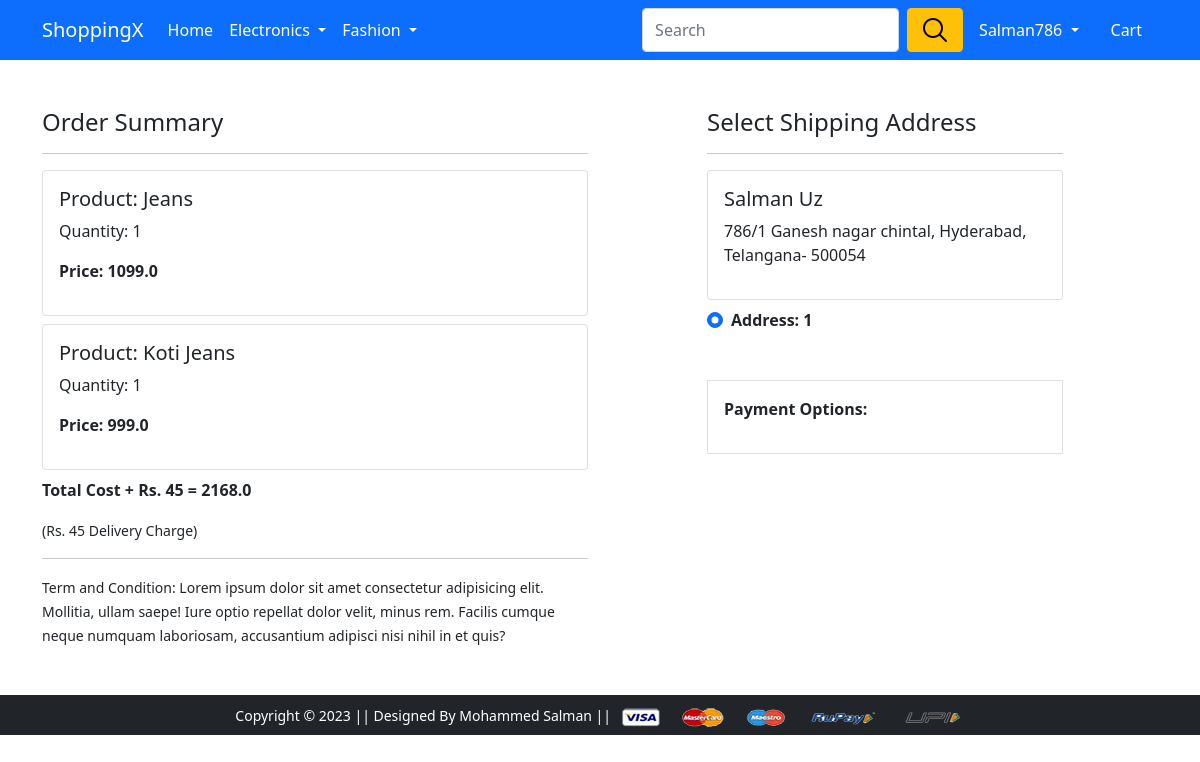
The page /checkout/ (signed in) on the database its author committed.
### app/models.py (models this page shows, shortened)
class Cart(models.Model):
 user = models.ForeignKey(User, on_delete=models.CASCADE)
 product = models.ForeignKey(Product, on_delete=models.CASCADE)
 quantity = models.PositiveIntegerField(default=1)
 @property
 def total_cost(self):
   return self.quantity * self.product.discounted_price

class Product(models.Model):
 title = models.CharField(max_length=100)
 selling_price = models.FloatField()
 discounted_price = models.FloatField()
 description = models.TextField()
 brand = models.CharField(max_length=100)
 category = models.CharField( choices=CATEGORY_CHOICES, max_length=2)
 product_image = models.ImageField(upload_to='productimg')

class Customer(models.Model):
 user = models.ForeignKey(User, on_delete=models.CASCADE)
 name = models.CharField(max_length=200)
 locality = models.CharField(max_length=200)
 city = models.CharField(max_length=50)
 zipcode = models.IntegerField()
 state = models.CharField(choices=STATE_CHOICES, max_length=50)

### app/views.py (the view)
# urls.py: path('checkout/', views.checkout, name='checkout'),
@login_required
def checkout(request):
	user = request.user
	add = Customer.objects.filter(user=user)
	cart_items = Cart.objects.filter(user=request.user)
	amount = 0.0
	shipping_amount = 70.0
	totalamount=0.0
	cart_product = [p for p in Cart.objects.all() if p.user == request.user]
	if cart_product:
		for p in cart_product:
			tempamount = (p.quantity * p.product.discounted_price)
			amount += tempamount
		totalamount = amount+shipping_amount
	return render(request, 'app/checkout.html', {'add':add, 'cart_items':cart_items, 'totalcost':totalamount})

### app/templates/app/checkout.html (shortened to what this page needs)
{% extends 'app/base.html' %}
{% load static %}
{% block main-content %}
<div class="container">
 <div class="row mt-5">
  <div class="col-sm-6">
    <h4>Order Summary</h4>
    <hr>
    {% for item in cart_items %}
      <div class="card mb-2">
        <div class="card-body">
          <h5>Product: {{item.product.title}}</h5>
          <p>Quantity: {{item.quantity}}</p>
          <p class="fw-bold">Price: {{item.total_cost}}</p>
        </div>
      </div>
    {% endfor %}
    <p class="fw-bold">Total Cost + Rs. 45  = {{totalcost}}</p>
    <small>(Rs. 45 Delivery Charge)</small> <hr>
    <small>Term and Condition: Lorem ipsum dolor sit amet consectetur adipisicing elit. Mollitia, ullam saepe! Iure optio repellat dolor velit, minus rem. Facilis cumque neque numquam laboriosam, accusantium adipisci nisi nihil in et quis?</small>
  </div>
  <div class="col-sm-4 offset-sm-1">
    <h4>Select Shipping Address</h4>
    <hr>
    <form action="/paymentdone" id="myform">
    {% for ad in add %}
      <div class="card">
        <div class="card-body">
        <h5>{{ad.name}}</h5>
        <p>{{ad.locality}}, {{ad.city}}, {{ad.state}}- {{ad.zipcode}}</p>
        </div>
      </div>
        <div class="form-check mt-2 mb-5">
          <input class="form-check-input" type="radio" name="custid" id="custadd{{forloop.counter}}" value="{{ad.id}}" checked>
          <label class="form-check-label fw-bold" for="custadd{{forloop.counter}}">
            Address: {{ forloop.counter }} </label>
        </div>
      {% endfor %}
        <div class="border p-3">
          <p class="fw-bold">Payment Options:</p>
        </div>
      </form>
    </div>
  </div>
</div>
{% endblock main-content %}

### app/templates/app/base.html (shortened to what this page needs)
<!doctype html>
{% load static %}
<html lang="en">
  <head>
    <link href="https://cdn.jsdelivr.net/npm/bootstrap@5.0.0-beta1/dist/css/bootstrap.min.css" rel="stylesheet">
    <link rel="stylesheet" href="{% static 'app/css/owl.carousel.min.css' %}">
    <link rel="stylesheet" href="{% static 'app/css/all.min.css' %}">
    <link rel="stylesheet" href="{% static 'app/css/style.css' %}">
  </head>
  <body >
    <nav class="navbar navbar-expand-lg navbar-dark bg-primary">
     <div class="container">
       <a class="navbar-brand" href="/">ShoppingX</a>
       <div class="collapse navbar-collapse" id="navbarSupportedContent">
         <ul class="navbar-nav me-auto mb-2 mb-lg-0">
           <li class="nav-item">
             <a class="nav-link active" aria-current="page" href="/">Home</a>
           </li>
           <li class="nav-item dropdown">
             <a class="nav-link dropdown-toggle text-white" href="#" id="electronicsDropdown" role="button" data-bs-toggle="dropdown" aria-expanded="false">
               Electronics
             </a>
           </li>
           <li class="nav-item dropdown">
             <a class="nav-link dropdown-toggle text-white" href="#" id="fashionDropdown" role="button" data-bs-toggle="dropdown" aria-expanded="false">
               Fashion
             </a>
           </li>
         </ul>
         <form class="d-flex">
           <input class="form-control me-2" type="search" placeholder="Search" aria-label="Search">
           <button class="btn btn-warning" type="submit"><img></button>
         </form>
         <div>
          <ul class="navbar-nav me-auto mb-2 mb-lg-0">
          {% if request.user.is_authenticated %}
           <li class="nav-item dropdown mx-2">
              <a class="nav-link dropdown-toggle text-white" href="#" id="profileDropdown" role="button" data-bs-toggle="dropdown" aria-expanded="false">
                {{request.user.username|capfirst}}
              </a>
            </li>
            <li class="nav-item mx-2">
              <a href="{% url 'showcart' %}" class="nav-link text-white"> Cart </a>
            </li>
            {% endif %}
          </ul>
         </div>
       </div>
     </div>
    </nav>
    {% block main-content %} {% endblock main-content %}
    <footer class="container-fluid bg-dark text-center p-2 mt-5">
        <small class="text-white">Copyright &copy; 2023 || Designed By Mohammed Salman || </small>
        <img src="{% static 'app/images/payment.png' %}" alt="" srcset="" class="img-fluid" height="2px">
    </footer>
  </body>
</html>

### rows shown on the page
Cart: product "Jeans", quantity "1", total_cost "1099.0"
Cart: product "Koti Jeans", quantity "1", total_cost "999.0"
Customer: name "Salman Uz", locality "786/1 Ganesh nagar chintal", city "Hyderabad", state "Telangana", zipcode "500054"

### other values the page prints
{{ request.user.username|capfirst }} "Salman786"
{{ totalcost }} "2168.0"
